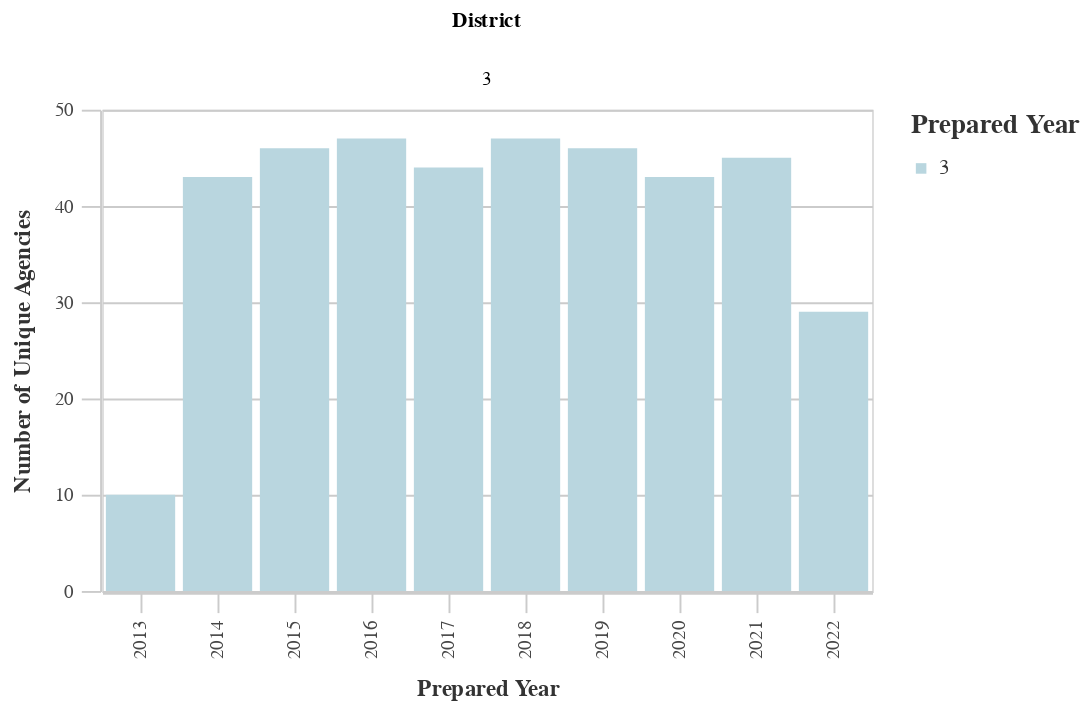

The cell this chart's notebook holds for it:
### Markdown cell above
### Number of Unique Agencies by District

### Code cell
# Unique Agencies by Dist
dist_years_agency = ((
        df
        >> group_by(_.prepared_y, _.dist)
        >> summarize(n=_.primary_agency_name.nunique())
        >> arrange(-_.prepared_y)
    )
        .rename(columns={'dist':'District', 'n':'Count'})
    )
chart10 = (alt.Chart(dist_years_agency).mark_bar().encode(
        column='District:N',
        x=alt.X('prepared_y:O', title='Prepared Year'),
        y=alt.Y('Count:Q', title='Number of Unique Agencies'),
        color = alt.Color("District:N", 
                              scale=alt.Scale(
                                  range=altair_utils.CALITP_SEQUENTIAL_COLORS),  
                               legend=alt.Legend(title="Prepared Year")
                              )))
                              
chart10 = styleguide.preset_chart_config(chart10)
chart10 = _dla_utils_reports.add_tooltip(chart10, 'prepared_y', 'Count')

display(chart10)

### Figure 1 — Vega-Lite specification as saved in the notebook (floating-point values rounded to 4 significant figures)
{"config": {"view": {"continuousWidth": 400, "continuousHeight": 300}, "axis": {"domainColor": "#cbcbcb", "grid": true, "gridColor": "#cbcbcb", "gridWidth": 1, "labelColor": "#474747", "labelFont": "Nunito Sans", "labelFontSize": 10, "labelPadding": 4, "tickColor": "#cbcbcb", "tickSize": 10, "titleColor": "#333", "titleFont": "Raleway", "titleFontSize": 12, "titlePadding": 10}, "axisBand": {"grid": false}, "background": "white", "font": "Raleway", "header": {"labelFont": "Nunito Sans", "titleFont": "Raleway"}, "legend": {"labelColor": "#333", "labelFont": "Nunito Sans", "labelFontSize": 11, "labelLimit": 0, "padding": 1, "symbolSize": 30, "symbolType": "square", "titleColor": "#333", "titleFont": "Raleway", "titleFontSize": 14, "titlePadding": 10}, "title": {"anchor": "middle", "font": "Raleway", "fontSize": 18, "fontWeight": 300, "offset": 20}}, "data": {"name": "data-dd1b7f9071d8e2ab9af3175dc32b50ca"}, "mark": "bar", "encoding": {"color": {"field": "District", "legend": {"title": "Prepared Year"}, "scale": {"range": ["#B9D6DF", "#8CBCCB", "#2EA8CE", "#136C97", "#0B405B"]}, "type": "nominal"}, "column": {"field": "District", "type": "nominal"}, "tooltip": [{"field": "prepared_y", "type": "quantitative"}, {"field": "Count", "type": "quantitative"}], "x": {"field": "prepared_y", "title": "Prepared Year", "type": "ordinal"}, "y": {"field": "Count", "title": "Number of Unique Agencies", "type": "quantitative"}}, "height": 250, "width": 400, "$schema": "https://vega.github.io/schema/vega-lite/v4.17.0.json", "datasets": {"data-dd1b7f9071d8e2ab9af3175dc32b50ca": [{"prepared_y": 2022.0, "District": 3, "Count": 29}, {"prepared_y": 2021.0, "District": 3, "Count": 45}, {"prepared_y": 2020.0, "District": 3, "Count": 43}, {"prepared_y": 2019.0, "District": 3, "Count": 46}, {"prepared_y": 2018.0, "District": 3, "Count": 47}, {"prepared_y": 2017.0, "District": 3, "Count": 44}, {"prepared_y": 2016.0, "District": 3, "Count": 47}, {"prepared_y": 2015.0, "District": 3, "Count": 46}, {"prepared_y": 2014.0, "District": 3, "Count": 43}, {"prepared_y": 2013.0, "District": 3, "Count": 10}]}}
